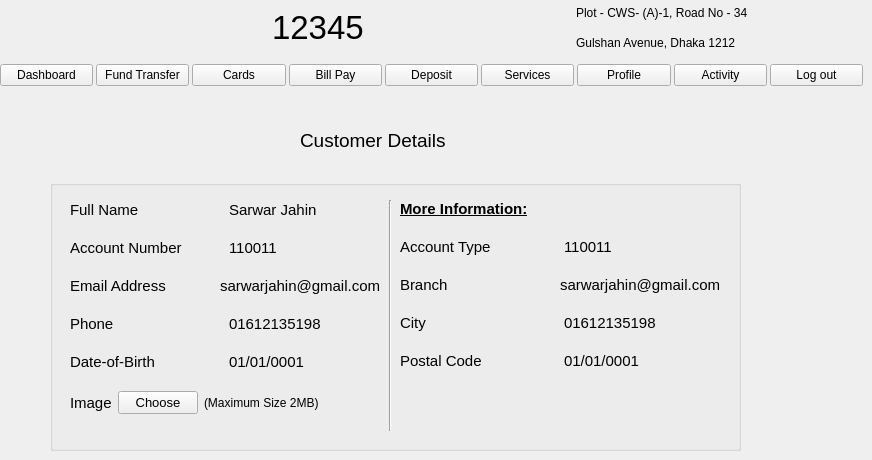
    <widget class="QWidget" name="profile_page">
     <widget class="QLabel" name="profile_customer_details_label">
      <property name="geometry">
       <rect>
        <x>300</x>
        <y>130</y>
        <width>161</width>
        <height>21</height>
       </rect>
      </property>
      <property name="font">
       <font>
        <pointsize>14</pointsize>
       </font>
      </property>
      <property name="text">
       <string>Customer Details</string>
      </property>
     </widget>
     <widget class="QGroupBox" name="profile_box">
      <property name="geometry">
       <rect>
        <x>50</x>
        <y>180</y>
        <width>691</width>
        <height>271</height>
       </rect>
      </property>
      <property name="title">
       <string/>
      </property>
      <widget class="QWidget" name="layoutWidget">
       <property name="geometry">
        <rect>
         <x>20</x>
         <y>21</y>
         <width>311</width>
         <height>362</height>
        </rect>
       </property>
       <layout class="QFormLayout" name="profile_box_layout">
        <property name="verticalSpacing">
         <number>20</number>
        </property>
        <item row="0" column="0" colspan="2">
         <layout class="QGridLayout" name="gridLayout">
          <property name="sizeConstraint">
           <enum>QLayout::SetDefaultConstraint</enum>
          </property>
          <property name="spacing">
           <number>6</number>
          </property>
          <item row="0" column="0">
           <widget class="QLabel" name="profile_full_name_label">
            <property name="font">
             <font>
              <pointsize>11</pointsize>
             </font>
            </property>
            <property name="autoFillBackground">
             <bool>false</bool>
            </property>
            <property name="styleSheet">
             <string notr="true"/>
            </property>
            <property name="text">
             <string>Full Name</string>
            </property>
           </widget>
          </item>
          <item row="0" column="1">
           <widget class="QLabel" name="profile_full_name">
            <property name="font">
             <font>
              <pointsize>11</pointsize>
             </font>
            </property>
            <property name="text">
             <string>Sarwar Jahin</string>
            </property>
           </widget>
          </item>
         </layout>
        </item>
        <item row="1" column="0" colspan="2">
         <layout class="QGridLayout" name="gridLayout_2">
          <property name="sizeConstraint">
           <enum>QLayout::SetDefaultConstraint</enum>
          </property>
          <property name="spacing">
           <number>6</number>
          </property>
          <item row="0" column="0">
           <widget class="QLabel" name="profile_user_name_label">
            <property name="font">
             <font>
              <pointsize>11</pointsize>
             </font>
            </property>
            <property name="styleSheet">
             <string notr="true"/>
            </property>
            <property name="text">
             <string>Account Number</string>
            </property>
           </widget>
          </item>
          <item row="0" column="1">
           <widget class="QLabel" name="profile_user_name">
            <property name="font">
             <font>
              <pointsize>11</pointsize>
             </font>
            </property>
            <property name="text">
             <string>110011</string>
            </property>
           </widget>
          </item>
         </layout>
        </item>
        <item row="2" column="0" colspan="2">
         <layout class="QGridLayout" name="gridLayout_3">
          <property name="sizeConstraint">
           <enum>QLayout::SetDefaultConstraint</enum>
          </property>
          <property name="spacing">
           <number>6</number>
          </property>
          <item row="0" column="1">
           <widget class="QLabel" name="profile_email">
            <property name="font">
             <font>
              <pointsize>11</pointsize>
             </font>
            </property>
            <property name="text">
             <string>sarwarjahin@gmail.com</string>
            </property>
           </widget>
          </item>
          <item row="0" column="0">
           <widget class="QLabel" name="profile_email_label">
            <property name="font">
             <font>
              <pointsize>11</pointsize>
             </font>
            </property>
            <property name="styleSheet">
             <string notr="true"/>
            </property>
            <property name="text">
             <string>Email Address</string>
            </property>
           </widget>
          </item>
         </layout>
        </item>
        <item row="3" column="0" colspan="2">
         <layout class="QGridLayout" name="gridLayout_4">
          <property name="sizeConstraint">
           <enum>QLayout::SetDefaultConstraint</enum>
          </property>
          <property name="spacing">
           <number>6</number>
          </property>
          <item row="0" column="0">
           <widget class="QLabel" name="profile_phone_label">
            <property name="font">
             <font>
              <pointsize>11</pointsize>
             </font>
            </property>
            <property name="styleSheet">
             <string notr="true"/>
            </property>
            <property name="text">
             <string>Phone</string>
            </property>
           </widget>
          </item>
          <item row="0" column="1">
           <widget class="QLabel" name="profile_phone">
            <property name="font">
             <font>
              <pointsize>11</pointsize>
             </font>
            </property>
            <property name="text">
             <string>01612135198</string>
            </property>
           </widget>
          </item>
         </layout>
        </item>
        <item row="4" column="0" colspan="2">
         <layout class="QGridLayout" name="gridLayout_5">
          <property name="sizeConstraint">
           <enum>QLayout::SetDefaultConstraint</enum>
          </property>
          <property name="spacing">
           <number>6</number>
          </property>
          <item row="0" column="0">
           <widget class="QLabel" name="profile_date_label">
            <property name="font">
             <font>
              <pointsize>11</pointsize>
             </font>
            </property>
            <property name="styleSheet">
             <string notr="true"/>
            </property>
            <property name="text">
             <string>Date-of-Birth</string>
            </property>
           </widget>
          </item>
          <item row="0" column="1">
           <widget class="QLabel" name="profile_date">
            <property name="font">
             <font>
              <pointsize>11</pointsize>
             </font>
            </property>
            <property name="text">
             <string>01/01/0001</string>
            </property>
           </widget>
          </item>
         </layout>
        </item>
        <item row="5" column="0" colspan="2">
         <layout class="QHBoxLayout" name="horizontalLayout_5">
          <property name="spacing">
           <number>6</number>
          </property>
          <property name="sizeConstraint">
           <enum>QLayout::SetDefaultConstraint</enum>
          </property>
          <item>
           <widget class="QLabel" name="profile_image_label">
            <property name="sizePolicy">
             <sizepolicy hsizetype="Maximum" vsizetype="Preferred">
              <horstretch>0</horstretch>
              <verstretch>0</verstretch>
             </sizepolicy>
            </property>
            <property name="font">
             <font>
              <pointsize>11</pointsize>
             </font>
            </property>
            <property name="text">
             <string>Image</string>
            </property>
           </widget>
          </item>
          <item>
           <widget class="QPushButton" name="profile_image_button">
            <property name="sizePolicy">
             <sizepolicy hsizetype="Maximum" vsizetype="Fixed">
              <horstretch>0</horstretch>
              <verstretch>0</verstretch>
             </sizepolicy>
            </property>
            <property name="font">
             <font>
              <pointsize>10</pointsize>
             </font>
            </property>
            <property name="text">
             <string>Choose</string>
            </property>
           </widget>
          </item>
          <item>
           <widget class="QLabel" name="profile_image_notice">
            <property name="text">
             <string>(Maximum Size 2MB)</string>
            </property>
           </widget>
          </item>
         </layout>
        </item>
       </layout>
      </widget>
      <widget class="QWidget" name="layoutWidget_24">
       <property name="geometry">
        <rect>
         <x>350</x>
         <y>20</y>
         <width>321</width>
         <height>361</height>
        </rect>
       </property>
       <layout class="QFormLayout" name="profile_box_layout_2">
        <property name="verticalSpacing">
         <number>20</number>
        </property>
        <item row="0" column="0" colspan="2">
         <layout class="QGridLayout" name="gridLayout_6">
          <property name="sizeConstraint">
           <enum>QLayout::SetDefaultConstraint</enum>
          </property>
          <property name="spacing">
           <number>6</number>
          </property>
          <item row="0" column="0">
           <widget class="QLabel" name="profile_full_name_2">
            <property name="font">
             <font>
              <pointsize>11</pointsize>
              <weight>75</weight>
              <bold>true</bold>
              <underline>true</underline>
             </font>
            </property>
            <property name="text">
             <string>More Information:</string>
            </property>
           </widget>
          </item>
         </layout>
        </item>
        <item row="1" column="0" colspan="2">
         <layout class="QGridLayout" name="gridLayout_13">
          <property name="sizeConstraint">
           <enum>QLayout::SetDefaultConstraint</enum>
          </property>
          <property name="spacing">
           <number>6</number>
          </property>
          <item row="0" column="0">
           <widget class="QLabel" name="profile_user_name_label_2">
            <property name="font">
             <font>
              <pointsize>11</pointsize>
             </font>
            </property>
            <property name="styleSheet">
             <string notr="true"/>
            </property>
            <property name="text">
             <string>Account Type</string>
            </property>
           </widget>
          </item>
          <item row="0" column="1">
           <widget class="QLabel" name="account_type">
            <property name="font">
             <font>
              <pointsize>11</pointsize>
             </font>
            </property>
            <property name="text">
             <string>110011</string>
            </property>
           </widget>
          </item>
         </layout>
        </item>
        <item row="2" column="0" colspan="2">
         <layout class="QGridLayout" name="gridLayout_14">
          <property name="sizeConstraint">
           <enum>QLayout::SetDefaultConstraint</enum>
          </property>
          <property name="spacing">
           <number>6</number>
          </property>
          <item row="0" column="1">
           <widget class="QLabel" name="branch">
            <property name="font">
             <font>
              <pointsize>11</pointsize>
             </font>
            </property>
            <property name="text">
             <string>sarwarjahin@gmail.com</string>
            </property>
           </widget>
          </item>
          <item row="0" column="0">
           <widget class="QLabel" name="profile_email_label_2">
            <property name="font">
             <font>
              <pointsize>11</pointsize>
             </font>
            </property>
            <property name="styleSheet">
             <string notr="true"/>
            </property>
            <property name="text">
             <string>Branch</string>
            </property>
           </widget>
          </item>
         </layout>
        </item>
        <item row="3" column="0" colspan="2">
         <layout class="QGridLayout" name="gridLayout_15">
          <property name="sizeConstraint">
           <enum>QLayout::SetDefaultConstraint</enum>
          </property>
          <property name="spacing">
           <number>6</number>
          </property>
          <item row="0" column="0">
           <widget class="QLabel" name="profile_phone_label_2">
            <property name="font">
             <font>
              <pointsize>11</pointsize>
             </font>
            </property>
            <property name="styleSheet">
             <string notr="true"/>
            </property>
            <property name="text">
             <string>City</string>
            </property>
           </widget>
          </item>
          <item row="0" column="1">
           <widget class="QLabel" name="city">
            <property name="font">
             <font>
              <pointsize>11</pointsize>
             </font>
            </property>
            <property name="text">
             <string>01612135198</string>
            </property>
           </widget>
          </item>
         </layout>
        </item>
        <item row="4" column="0" colspan="2">
         <layout class="QGridLayout" name="gridLayout_16">
          <property name="sizeConstraint">
           <enum>QLayout::SetDefaultConstraint</enum>
          </property>
          <property name="spacing">
           <number>6</number>
          </property>
          <item row="0" column="0">
           <widget class="QLabel" name="profile_date_label_2">
            <property name="font">
             <font>
              <pointsize>11</pointsize>
             </font>
            </property>
            <property name="styleSheet">
             <string notr="true"/>
            </property>
            <property name="text">
             <string>Postal Code</string>
            </property>
           </widget>
          </item>
          <item row="0" column="1">
           <widget class="QLabel" name="postal_code">
            <property name="font">
             <font>
              <pointsize>11</pointsize>
             </font>
            </property>
            <property name="text">
             <string>01/01/0001</string>
            </property>
           </widget>
          </item>
         </layout>
        </item>
        <item row="5" column="0" colspan="2">
         <layout class="QHBoxLayout" name="horizontalLayout_12">
          <property name="spacing">
           <number>6</number>
          </property>
          <property name="sizeConstraint">
           <enum>QLayout::SetDefaultConstraint</enum>
          </property>
         </layout>
        </item>
       </layout>
      </widget>
      <widget class="Line" name="line_3">
       <property name="geometry">
        <rect>
         <x>330</x>
         <y>20</y>
         <width>20</width>
         <height>231</height>
        </rect>
       </property>
       <property name="orientation">
        <enum>Qt::Vertical</enum>
       </property>
      </widget>
     </widget>
     <widget class="QWidget" name="layoutWidget_16">
      <property name="geometry">
       <rect>
        <x>40</x>
        <y>0</y>
        <width>711</width>
        <height>55</height>
       </rect>
      </property>
      <layout class="QGridLayout" name="gridLayout_26">
       <item row="1" column="0">
        <widget class="QLabel" name="login_bank_logo_4">
         <property name="text">
          <string/>
         </property>
         <property name="pixmap">
          <pixmap resource="resources.qrc">:/image/images/logo.jpeg</pixmap>
         </property>
        </widget>
       </item>
       <item row="1" column="4">
        <layout class="QVBoxLayout" name="verticalLayout_11">
         <item>
          <widget class="QLabel" name="login_address_label1_4">
           <property name="text">
            <string>Plot - CWS- (A)-1, Road No - 34 </string>
           </property>
          </widget>
         </item>
         <item>
          <widget class="QLabel" name="login_address_label2_4">
           <property name="text">
            <string>Gulshan Avenue, Dhaka 1212</string>
           </property>
          </widget>
         </item>
        </layout>
       </item>
       <item row="1" column="2">
        <layout class="QHBoxLayout" name="horizontalLayout_26">
         <item>
          <widget class="QLabel" name="login_support_logo_4">
           <property name="text">
            <string/>
           </property>
           <property name="pixmap">
            <pixmap resource="resources.qrc">:/image/images/support_icon.jpeg</pixmap>
           </property>
           <property name="scaledContents">
            <bool>true</bool>
           </property>
          </widget>
         </item>
         <item>
          <widget class="QLabel" name="label_37">
           <property name="font">
            <font>
             <pointsize>25</pointsize>
            </font>
           </property>
           <property name="text">
            <string>12345</string>
           </property>
          </widget>
         </item>
        </layout>
       </item>
       <item row="1" column="1">
        <spacer name="horizontalSpacer_24">
         <property name="orientation">
          <enum>Qt::Horizontal</enum>
         </property>
         <property name="sizeHint" stdset="0">
          <size>
           <width>40</width>
           <height>20</height>
          </size>
         </property>
        </spacer>
       </item>
       <item row="1" column="3">
        <spacer name="horizontalSpacer_25">
         <property name="orientation">
          <enum>Qt::Horizontal</enum>
         </property>
         <property name="sizeHint" stdset="0">
          <size>
           <width>40</width>
           <height>20</height>
          </size>
         </property>
        </spacer>
       </item>
      </layout>
     </widget>
     <widget class="QWidget" name="layoutWidget_22">
      <property name="geometry">
       <rect>
        <x>0</x>
        <y>60</y>
        <width>863</width>
        <height>30</height>
       </rect>
      </property>
      <layout class="QHBoxLayout" name="horizontalLayout_34">
       <property name="spacing">
        <number>3</number>
       </property>
       <property name="sizeConstraint">
        <enum>QLayout::SetMinimumSize</enum>
       </property>
       <item>
        <widget class="QPushButton" name="dashboard_button_10">
         <property name="sizePolicy">
          <sizepolicy hsizetype="Minimum" vsizetype="Fixed">
           <horstretch>0</horstretch>
           <verstretch>0</verstretch>
          </sizepolicy>
         </property>
         <property name="text">
          <string>Dashboard</string>
         </property>
        </widget>
       </item>
       <item>
        <widget class="QPushButton" name="fund_tranfer_button_10">
         <property name="sizePolicy">
          <sizepolicy hsizetype="Minimum" vsizetype="Fixed">
           <horstretch>0</horstretch>
           <verstretch>0</verstretch>
          </sizepolicy>
         </property>
         <property name="text">
          <string>Fund Transfer</string>
         </property>
        </widget>
       </item>
       <item>
        <widget class="QPushButton" name="cards_button_10">
         <property name="sizePolicy">
          <sizepolicy hsizetype="Minimum" vsizetype="Fixed">
           <horstretch>0</horstretch>
           <verstretch>0</verstretch>
          </sizepolicy>
         </property>
         <property name="text">
          <string>Cards</string>
         </property>
        </widget>
       </item>
       <item>
        <widget class="QPushButton" name="bill_pay_button_10">
         <property name="sizePolicy">
          <sizepolicy hsizetype="Minimum" vsizetype="Fixed">
           <horstretch>0</horstretch>
           <verstretch>0</verstretch>
          </sizepolicy>
         </property>
         <property name="text">
          <string>Bill Pay</string>
         </property>
        </widget>
       </item>
       <item>
        <widget class="QPushButton" name="beneficiary_button_10">
         <property name="sizePolicy">
          <sizepolicy hsizetype="Minimum" vsizetype="Fixed">
           <horstretch>0</horstretch>
           <verstretch>0</verstretch>
          </sizepolicy>
         </property>
         <property name="text">
          <string>Deposit</string>
         </property>
        </widget>
       </item>
       <item>
        <widget class="QPushButton" name="services_button_10">
         <property name="sizePolicy">
          <sizepolicy hsizetype="Minimum" vsizetype="Fixed">
           <horstretch>0</horstretch>
           <verstretch>0</verstretch>
          </sizepolicy>
         </property>
         <property name="text">
          <string>Services</string>
         </property>
        </widget>
       </item>
       <item>
        <widget class="QPushButton" name="profile_button_10">
         <property name="sizePolicy">
          <sizepolicy hsizetype="Minimum" vsizetype="Fixed">
           <horstretch>0</horstretch>
           <verstretch>0</verstretch>
          </sizepolicy>
         </property>
         <property name="text">
          <string>Profile</string>
         </property>
        </widget>
       </item>
       <item>
        <widget class="QPushButton" name="activity_button_10">
         <property name="sizePolicy">
          <sizepolicy hsizetype="Minimum" vsizetype="Fixed">
           <horstretch>0</horstretch>
           <verstretch>0</verstretch>
          </sizepolicy>
         </property>
         <property name="text">
          <string>Activity</string>
         </property>
        </widget>
       </item>
       <item>
        <widget class="QPushButton" name="home_schedular_button_10">
         <property name="sizePolicy">
          <sizepolicy hsizetype="Minimum" vsizetype="Fixed">
           <horstretch>0</horstretch>
           <verstretch>0</verstretch>
          </sizepolicy>
         </property>
         <property name="text">
          <string>Log out</string>
         </property>
        </widget>
       </item>
      </layout>
     </widget>
    </widget>
